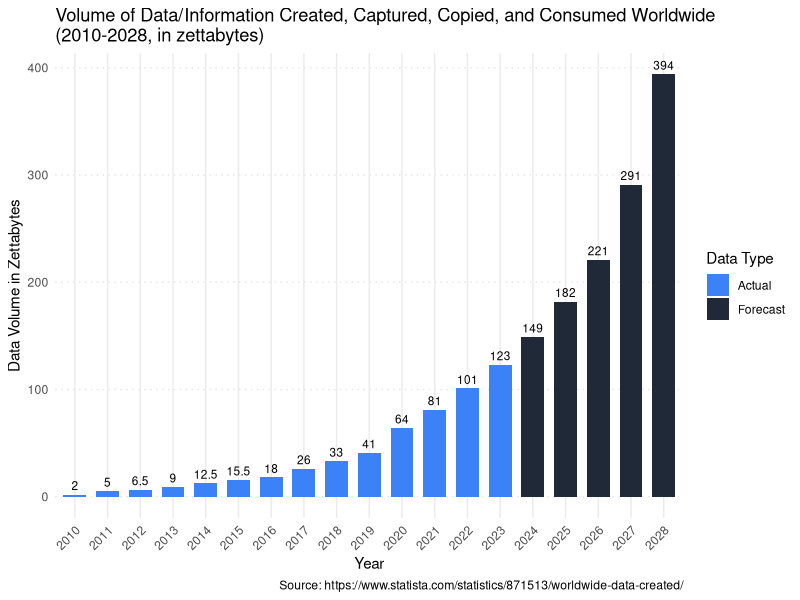

The R script that drew this image:
## ---- chunk 1
knitr::opts_chunk$set(echo = TRUE)
knitr::opts_chunk$set(eval= TRUE)
## ---- chunk 2

library(ggplot2)

data <- data.frame(
  Year = 2010:2028,
  DataVolume = c(2, 5, 6.5, 9, 12.5, 15.5, 18, 26, 33, 41, 64, 81, 101, 123, 149, 182, 221, 291, 394),
  Type = c(rep("Actual", 14), rep("Forecast", 5))
)

# Remove NA values
data <- na.omit(data)

# Create the bar plot using ggplot2
ggplot(data, aes(x = factor(Year), y = DataVolume, fill = Type)) +
  geom_bar(stat = "identity", width = 0.7) +
  geom_text(aes(label = DataVolume), vjust = -0.5, size = 3) +
  scale_fill_manual(values = c("Actual" = "#3b82f6", "Forecast" = "#1f2937")) +
  labs(
    title = "Volume of Data/Information Created, Captured, Copied, and Consumed Worldwide\n(2010-2028, in zettabytes)",
    x = "Year",
    y = "Data Volume in Zettabytes",
    fill = "Data Type",
    caption = "Source: https://www.statista.com/statistics/871513/worldwide-data-created/"
  ) +
  theme_minimal() +
  theme(
    axis.text.x = element_text(angle = 45, hjust = 1),
    panel.grid.major.y = element_line(color = "gray90", linetype = "dotted"),
    panel.grid.minor = element_blank()
  )

## ---- chunk 3
library(knitr)
data <- data.frame(
  `Object name data should be saved with` = c("Maedels_22", "Maedels_23", "Jungs_22", "Jungs_23", "JuBu_23", "JuBu_24"),
  Year = c(2022, 2023, 2022, 2023, 2023, 2024),
  `Sheet to Read and Additional Restrictions` = c(
    "Statistikdaten 2024", 
    "Moditraeff", 
    "Statistikdaten 2024", 
    "Gielaetraeff, range=\"A11:B11\", col_names=FALSE", 
    "JuBU Traeff 5&6", 
    "Statistikdaten 2024"
  ),
  `File` = c(
    "OJAOffice_Statistikdaten_Moditrff.xlsx", 
    "Statistik OJA Angebote Burgdorf 2023.xlsx", 
    "OJAOffice_Statistikdaten_Gieltrff.xlsx", 
    "Statistik OJA Angebote Burgdorf 2023.xlsx", 
    "Statistik OJA Angebote Burgdorf 2023.xlsx", 
    "Copy of OJAOffice_Statistikdaten_Mittelstufentreff 24.xlsx"
  )
)
kable(data, format = "markdown", align = "c")
